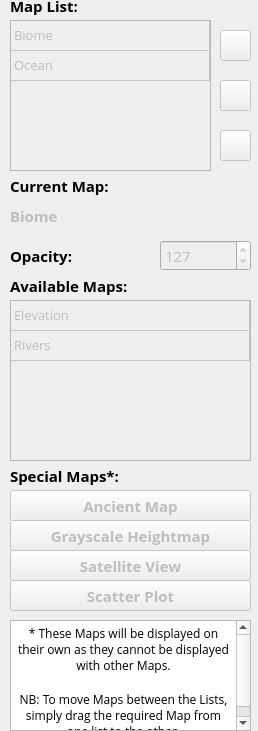
      <widget class="QWidget" name="pgMaps">
       <property name="geometry">
        <rect>
         <x>0</x>
         <y>0</y>
         <width>258</width>
         <height>731</height>
        </rect>
       </property>
       <attribute name="label">
        <string>Maps</string>
       </attribute>
       <widget class="QPushButton" name="btnUp">
        <property name="enabled">
         <bool>false</bool>
        </property>
        <property name="geometry">
         <rect>
          <x>220</x>
          <y>30</y>
          <width>31</width>
          <height>31</height>
         </rect>
        </property>
        <property name="toolTip">
         <string>Move Map Up</string>
        </property>
        <property name="text">
         <string/>
        </property>
        <property name="icon">
         <iconset>
          <normaloff>Images/up.png</normaloff>Images/up.png</iconset>
        </property>
       </widget>
       <widget class="QTableWidget" name="tblAvailable">
        <property name="enabled">
         <bool>false</bool>
        </property>
        <property name="geometry">
         <rect>
          <x>10</x>
          <y>300</y>
          <width>241</width>
          <height>161</height>
         </rect>
        </property>
        <property name="font">
         <font>
          <family>Open Sans</family>
          <pointsize>10</pointsize>
         </font>
        </property>
        <property name="editTriggers">
         <set>QAbstractItemView::NoEditTriggers</set>
        </property>
        <property name="tabKeyNavigation">
         <bool>false</bool>
        </property>
        <property name="showDropIndicator" stdset="0">
         <bool>true</bool>
        </property>
        <property name="dragEnabled">
         <bool>true</bool>
        </property>
        <property name="dragDropOverwriteMode">
         <bool>false</bool>
        </property>
        <property name="dragDropMode">
         <enum>QAbstractItemView::DragDrop</enum>
        </property>
        <property name="defaultDropAction">
         <enum>Qt::MoveAction</enum>
        </property>
        <property name="alternatingRowColors">
         <bool>false</bool>
        </property>
        <property name="selectionMode">
         <enum>QAbstractItemView::SingleSelection</enum>
        </property>
        <property name="selectionBehavior">
         <enum>QAbstractItemView::SelectRows</enum>
        </property>
        <property name="iconSize">
         <size>
          <width>32</width>
          <height>32</height>
         </size>
        </property>
        <property name="cornerButtonEnabled">
         <bool>false</bool>
        </property>
        <property name="rowCount">
         <number>2</number>
        </property>
        <property name="columnCount">
         <number>1</number>
        </property>
        <attribute name="horizontalHeaderVisible">
         <bool>false</bool>
        </attribute>
        <attribute name="horizontalHeaderHighlightSections">
         <bool>false</bool>
        </attribute>
        <attribute name="horizontalHeaderStretchLastSection">
         <bool>true</bool>
        </attribute>
        <attribute name="verticalHeaderVisible">
         <bool>false</bool>
        </attribute>
        <attribute name="verticalHeaderHighlightSections">
         <bool>false</bool>
        </attribute>
        <row>
         <property name="text">
          <string>1</string>
         </property>
        </row>
        <row/>
        <column>
         <property name="text">
          <string>New Column</string>
         </property>
        </column>
        <item row="0" column="0">
         <property name="text">
          <string>Elevation</string>
         </property>
        </item>
        <item row="1" column="0">
         <property name="text">
          <string>Rivers</string>
         </property>
        </item>
       </widget>
       <widget class="QLabel" name="label_7">
        <property name="geometry">
         <rect>
          <x>10</x>
          <y>460</y>
          <width>131</width>
          <height>31</height>
         </rect>
        </property>
        <property name="font">
         <font>
          <family>Open Sans</family>
          <pointsize>11</pointsize>
          <weight>75</weight>
          <bold>true</bold>
         </font>
        </property>
        <property name="text">
         <string>Special Maps*:</string>
        </property>
       </widget>
       <widget class="QPushButton" name="btnGH">
        <property name="enabled">
         <bool>false</bool>
        </property>
        <property name="geometry">
         <rect>
          <x>10</x>
          <y>520</y>
          <width>241</width>
          <height>31</height>
         </rect>
        </property>
        <property name="font">
         <font>
          <family>Open Sans</family>
          <pointsize>11</pointsize>
          <weight>75</weight>
          <bold>true</bold>
         </font>
        </property>
        <property name="text">
         <string>Grayscale Heightmap</string>
        </property>
       </widget>
       <widget class="QLabel" name="label_5">
        <property name="geometry">
         <rect>
          <x>10</x>
          <y>240</y>
          <width>71</width>
          <height>31</height>
         </rect>
        </property>
        <property name="font">
         <font>
          <family>Open Sans</family>
          <pointsize>11</pointsize>
          <weight>75</weight>
          <bold>true</bold>
         </font>
        </property>
        <property name="text">
         <string>Opacity:</string>
        </property>
       </widget>
       <widget class="QSpinBox" name="spnOpacity">
        <property name="enabled">
         <bool>false</bool>
        </property>
        <property name="geometry">
         <rect>
          <x>160</x>
          <y>240</y>
          <width>91</width>
          <height>31</height>
         </rect>
        </property>
        <property name="font">
         <font>
          <family>Open Sans</family>
          <pointsize>11</pointsize>
          <weight>50</weight>
          <bold>false</bold>
         </font>
        </property>
        <property name="minimum">
         <number>1</number>
        </property>
        <property name="maximum">
         <number>255</number>
        </property>
        <property name="value">
         <number>127</number>
        </property>
       </widget>
       <widget class="QPushButton" name="btnSP">
        <property name="enabled">
         <bool>false</bool>
        </property>
        <property name="geometry">
         <rect>
          <x>10</x>
          <y>580</y>
          <width>241</width>
          <height>31</height>
         </rect>
        </property>
        <property name="font">
         <font>
          <family>Open Sans</family>
          <pointsize>11</pointsize>
          <weight>75</weight>
          <bold>true</bold>
         </font>
        </property>
        <property name="text">
         <string>Scatter Plot</string>
        </property>
       </widget>
       <widget class="QTableWidget" name="tblMapList">
        <property name="enabled">
         <bool>false</bool>
        </property>
        <property name="geometry">
         <rect>
          <x>10</x>
          <y>20</y>
          <width>201</width>
          <height>151</height>
         </rect>
        </property>
        <property name="font">
         <font>
          <family>Open Sans</family>
          <pointsize>10</pointsize>
         </font>
        </property>
        <property name="editTriggers">
         <set>QAbstractItemView::NoEditTriggers</set>
        </property>
        <property name="tabKeyNavigation">
         <bool>false</bool>
        </property>
        <property name="showDropIndicator" stdset="0">
         <bool>true</bool>
        </property>
        <property name="dragEnabled">
         <bool>true</bool>
        </property>
        <property name="dragDropOverwriteMode">
         <bool>false</bool>
        </property>
        <property name="dragDropMode">
         <enum>QAbstractItemView::DragDrop</enum>
        </property>
        <property name="defaultDropAction">
         <enum>Qt::MoveAction</enum>
        </property>
        <property name="selectionMode">
         <enum>QAbstractItemView::SingleSelection</enum>
        </property>
        <property name="selectionBehavior">
         <enum>QAbstractItemView::SelectRows</enum>
        </property>
        <property name="iconSize">
         <size>
          <width>32</width>
          <height>32</height>
         </size>
        </property>
        <property name="wordWrap">
         <bool>false</bool>
        </property>
        <property name="cornerButtonEnabled">
         <bool>false</bool>
        </property>
        <attribute name="horizontalHeaderVisible">
         <bool>false</bool>
        </attribute>
        <attribute name="horizontalHeaderHighlightSections">
         <bool>false</bool>
        </attribute>
        <attribute name="horizontalHeaderStretchLastSection">
         <bool>true</bool>
        </attribute>
        <attribute name="verticalHeaderVisible">
         <bool>false</bool>
        </attribute>
        <attribute name="verticalHeaderHighlightSections">
         <bool>false</bool>
        </attribute>
        <row>
         <property name="text">
          <string>New Row</string>
         </property>
        </row>
        <row>
         <property name="text">
          <string>New Row</string>
         </property>
        </row>
        <column>
         <property name="text">
          <string>New Column</string>
         </property>
        </column>
        <item row="0" column="0">
         <property name="text">
          <string>Biome</string>
         </property>
        </item>
        <item row="1" column="0">
         <property name="text">
          <string>Ocean</string>
         </property>
        </item>
       </widget>
       <widget class="QLabel" name="label">
        <property name="geometry">
         <rect>
          <x>10</x>
          <y>-10</y>
          <width>81</width>
          <height>31</height>
         </rect>
        </property>
        <property name="font">
         <font>
          <family>Open Sans</family>
          <pointsize>11</pointsize>
          <weight>75</weight>
          <bold>true</bold>
         </font>
        </property>
        <property name="text">
         <string>Map List:</string>
        </property>
       </widget>
       <widget class="QPushButton" name="btnSM">
        <property name="enabled">
         <bool>false</bool>
        </property>
        <property name="geometry">
         <rect>
          <x>10</x>
          <y>550</y>
          <width>241</width>
          <height>31</height>
         </rect>
        </property>
        <property name="font">
         <font>
          <family>Open Sans</family>
          <pointsize>11</pointsize>
          <weight>75</weight>
          <bold>true</bold>
         </font>
        </property>
        <property name="text">
         <string>Satellite View</string>
        </property>
       </widget>
       <widget class="QLabel" name="lblCurrentMap">
        <property name="enabled">
         <bool>false</bool>
        </property>
        <property name="geometry">
         <rect>
          <x>10</x>
          <y>200</y>
          <width>241</width>
          <height>31</height>
         </rect>
        </property>
        <property name="font">
         <font>
          <family>Open Sans</family>
          <pointsize>11</pointsize>
          <weight>75</weight>
          <bold>true</bold>
         </font>
        </property>
        <property name="text">
         <string>Biome</string>
        </property>
       </widget>
       <widget class="QPushButton" name="btnDown">
        <property name="enabled">
         <bool>false</bool>
        </property>
        <property name="geometry">
         <rect>
          <x>220</x>
          <y>130</y>
          <width>31</width>
          <height>31</height>
         </rect>
        </property>
        <property name="toolTip">
         <string>Move Map Down</string>
        </property>
        <property name="text">
         <string/>
        </property>
        <property name="icon">
         <iconset>
          <normaloff>Images/down.png</normaloff>Images/down.png</iconset>
        </property>
       </widget>
       <widget class="QTextBrowser" name="textBrowser_2">
        <property name="geometry">
         <rect>
          <x>10</x>
          <y>620</y>
          <width>241</width>
          <height>111</height>
         </rect>
        </property>
        <property name="font">
         <font>
          <family>Open Sans</family>
          <pointsize>9</pointsize>
          <weight>50</weight>
          <bold>false</bold>
         </font>
        </property>
        <property name="html">
         <string>&lt;!DOCTYPE HTML PUBLIC &quot;-//W3C//DTD HTML 4.0//EN&quot; &quot;http://www.w3.org/TR/REC-html40/strict.dtd&quot;&gt;
&lt;html&gt;&lt;head&gt;&lt;meta name=&quot;qrichtext&quot; content=&quot;1&quot; /&gt;&lt;style type=&quot;text/css&quot;&gt;
p, li { white-space: pre-wrap; }
&lt;/style&gt;&lt;/head&gt;&lt;body style=&quot; font-family:'Open Sans'; font-size:9pt; font-weight:400; font-style:normal;&quot;&gt;
&lt;p align=&quot;center&quot; style=&quot; margin-top:0px; margin-bottom:0px; margin-left:0px; margin-right:0px; -qt-block-indent:0; text-indent:0px;&quot;&gt;&lt;span style=&quot; font-family:'MS Shell Dlg 2';&quot;&gt;* These Maps will be displayed on their own as they cannot be displayed with other Maps.&lt;/span&gt;&lt;/p&gt;
&lt;p align=&quot;center&quot; style=&quot;-qt-paragraph-type:empty; margin-top:0px; margin-bottom:0px; margin-left:0px; margin-right:0px; -qt-block-indent:0; text-indent:0px; font-family:'MS Shell Dlg 2';&quot;&gt;&lt;br /&gt;&lt;/p&gt;
&lt;p align=&quot;center&quot; style=&quot; margin-top:0px; margin-bottom:0px; margin-left:0px; margin-right:0px; -qt-block-indent:0; text-indent:0px;&quot;&gt;&lt;span style=&quot; font-family:'MS Shell Dlg 2';&quot;&gt;NB: To move Maps between the Lists, simply drag the required Map from one list to the other.&lt;/span&gt;&lt;/p&gt;&lt;/body&gt;&lt;/html&gt;</string>
        </property>
        <property name="textInteractionFlags">
         <set>Qt::NoTextInteraction</set>
        </property>
       </widget>
       <widget class="QLabel" name="label_3">
        <property name="geometry">
         <rect>
          <x>10</x>
          <y>170</y>
          <width>111</width>
          <height>31</height>
         </rect>
        </property>
        <property name="font">
         <font>
          <family>Open Sans</family>
          <pointsize>11</pointsize>
          <weight>75</weight>
          <bold>true</bold>
         </font>
        </property>
        <property name="text">
         <string>Current Map:</string>
        </property>
       </widget>
       <widget class="QLabel" name="label_6">
        <property name="geometry">
         <rect>
          <x>10</x>
          <y>270</y>
          <width>141</width>
          <height>31</height>
         </rect>
        </property>
        <property name="font">
         <font>
          <family>Open Sans</family>
          <pointsize>11</pointsize>
          <weight>75</weight>
          <bold>true</bold>
         </font>
        </property>
        <property name="text">
         <string>Available Maps:</string>
        </property>
       </widget>
       <widget class="QPushButton" name="btnUpdate">
        <property name="enabled">
         <bool>false</bool>
        </property>
        <property name="geometry">
         <rect>
          <x>220</x>
          <y>80</y>
          <width>31</width>
          <height>31</height>
         </rect>
        </property>
        <property name="toolTip">
         <string>Update Map Display</string>
        </property>
        <property name="text">
         <string/>
        </property>
        <property name="icon">
         <iconset>
          <normaloff>Images/update.png</normaloff>Images/update.png</iconset>
        </property>
       </widget>
       <widget class="QPushButton" name="btnAW">
        <property name="enabled">
         <bool>false</bool>
        </property>
        <property name="geometry">
         <rect>
          <x>10</x>
          <y>490</y>
          <width>241</width>
          <height>31</height>
         </rect>
        </property>
        <property name="font">
         <font>
          <family>Open Sans</family>
          <pointsize>11</pointsize>
          <weight>75</weight>
          <bold>true</bold>
         </font>
        </property>
        <property name="text">
         <string>Ancient Map</string>
        </property>
       </widget>
      </widget>
